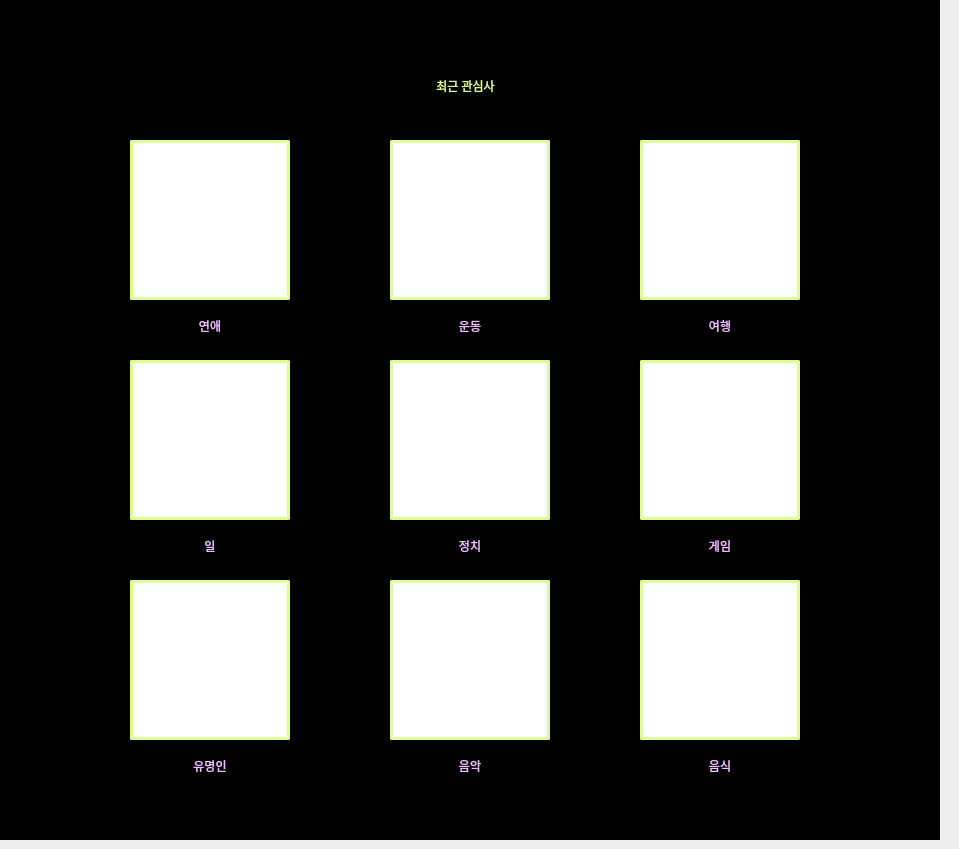
      <widget class="QWidget" name="tab_5">
       <attribute name="title">
        <string>관심사</string>
       </attribute>
       <widget class="QPushButton" name="travel">
        <property name="geometry">
         <rect>
          <x>640</x>
          <y>140</y>
          <width>160</width>
          <height>160</height>
         </rect>
        </property>
        <property name="styleSheet">
         <string notr="true">border-top: none;
border-bottom: 2px solid gray;
background-color: #ffffff; border: 3px solid #ddff92;
color: rgb(255, 255, 255);
border-radius: 2px;</string>
        </property>
        <property name="text">
         <string/>
        </property>
       </widget>
       <widget class="QPushButton" name="food">
        <property name="geometry">
         <rect>
          <x>640</x>
          <y>580</y>
          <width>160</width>
          <height>160</height>
         </rect>
        </property>
        <property name="styleSheet">
         <string notr="true">border-top: none;
border-bottom: 2px solid gray;
background-color: #ffffff; border: 3px solid #ddff92;
color: rgb(255, 255, 255);
border-radius: 2px;</string>
        </property>
        <property name="text">
         <string/>
        </property>
       </widget>
       <widget class="QPushButton" name="music">
        <property name="geometry">
         <rect>
          <x>390</x>
          <y>580</y>
          <width>160</width>
          <height>160</height>
         </rect>
        </property>
        <property name="styleSheet">
         <string notr="true">border-top: none;
border-bottom: 2px solid gray;
background-color: #ffffff; border: 3px solid #ddff92;
color: rgb(255, 255, 255);
border-radius: 2px;</string>
        </property>
        <property name="text">
         <string/>
        </property>
       </widget>
       <widget class="QPushButton" name="entertainer">
        <property name="geometry">
         <rect>
          <x>130</x>
          <y>580</y>
          <width>160</width>
          <height>160</height>
         </rect>
        </property>
        <property name="styleSheet">
         <string notr="true">border-top: none;
border-bottom: 2px solid gray;
background-color: #ffffff; border: 3px solid #ddff92;
color: rgb(255, 255, 255);
border-radius: 2px;</string>
        </property>
        <property name="text">
         <string/>
        </property>
       </widget>
       <widget class="QPushButton" name="sports">
        <property name="geometry">
         <rect>
          <x>390</x>
          <y>140</y>
          <width>160</width>
          <height>160</height>
         </rect>
        </property>
        <property name="styleSheet">
         <string notr="true">border-top: none;
border-bottom: 2px solid gray;
background-color: #ffffff; border: 3px solid #ddff92;
color: rgb(255, 255, 255);
border-radius: 2px;</string>
        </property>
        <property name="text">
         <string/>
        </property>
        <property name="icon">
         <iconset>
          <normaloff>ICON/장르/가족.png</normaloff>ICON/장르/가족.png</iconset>
        </property>
        <property name="iconSize">
         <size>
          <width>100</width>
          <height>100</height>
         </size>
        </property>
       </widget>
       <widget class="QPushButton" name="work">
        <property name="geometry">
         <rect>
          <x>130</x>
          <y>360</y>
          <width>160</width>
          <height>160</height>
         </rect>
        </property>
        <property name="styleSheet">
         <string notr="true">border-top: none;
border-bottom: 2px solid gray;
background-color: #ffffff; border: 3px solid #ddff92;
color: rgb(255, 255, 255);
border-radius: 2px;</string>
        </property>
        <property name="text">
         <string/>
        </property>
       </widget>
       <widget class="QPushButton" name="game">
        <property name="geometry">
         <rect>
          <x>640</x>
          <y>360</y>
          <width>160</width>
          <height>160</height>
         </rect>
        </property>
        <property name="styleSheet">
         <string notr="true">border-top: none;
border-bottom: 2px solid gray;
background-color: #ffffff; border: 3px solid #ddff92;
color: rgb(255, 255, 255);
border-radius: 2px;</string>
        </property>
        <property name="text">
         <string/>
        </property>
       </widget>
       <widget class="QPushButton" name="politic">
        <property name="geometry">
         <rect>
          <x>390</x>
          <y>360</y>
          <width>160</width>
          <height>160</height>
         </rect>
        </property>
        <property name="styleSheet">
         <string notr="true">border-top: none;
border-bottom: 2px solid gray;
background-color: #ffffff; border: 3px solid #ddff92;
color: rgb(255, 255, 255);
border-radius: 2px;</string>
        </property>
        <property name="text">
         <string/>
        </property>
       </widget>
       <widget class="QPushButton" name="love">
        <property name="geometry">
         <rect>
          <x>130</x>
          <y>140</y>
          <width>160</width>
          <height>160</height>
         </rect>
        </property>
        <property name="styleSheet">
         <string notr="true">border-top: none;
border-bottom: 2px solid gray;
background-color: #ffffff; border: 3px solid #ddff92;
color: rgb(255, 255, 255);
border-radius: 2px;</string>
        </property>
        <property name="text">
         <string/>
        </property>
       </widget>
       <widget class="QLabel" name="label_23">
        <property name="geometry">
         <rect>
          <x>130</x>
          <y>50</y>
          <width>671</width>
          <height>71</height>
         </rect>
        </property>
        <property name="styleSheet">
         <string notr="true">font: 30pt &quot;MV Boli&quot;;
color: #ddff92;</string>
        </property>
        <property name="text">
         <string>최근 관심사</string>
        </property>
        <property name="alignment">
         <set>Qt::AlignCenter</set>
        </property>
       </widget>
       <widget class="QLabel" name="label_24">
        <property name="geometry">
         <rect>
          <x>-10</x>
          <y>0</y>
          <width>950</width>
          <height>840</height>
         </rect>
        </property>
        <property name="styleSheet">
         <string notr="true">background-color: rgb(0, 0, 0)</string>
        </property>
        <property name="text">
         <string/>
        </property>
        <property name="pixmap">
         <pixmap>../Desktop/bg1.jpg</pixmap>
        </property>
        <property name="scaledContents">
         <bool>true</bool>
        </property>
       </widget>
       <widget class="QLabel" name="label_38">
        <property name="geometry">
         <rect>
          <x>160</x>
          <y>300</y>
          <width>100</width>
          <height>52</height>
         </rect>
        </property>
        <property name="styleSheet">
         <string notr="true">font: 20pt &quot;MV Boli&quot;;
color: #efbdff;</string>
        </property>
        <property name="text">
         <string>연애</string>
        </property>
        <property name="alignment">
         <set>Qt::AlignCenter</set>
        </property>
       </widget>
       <widget class="QLabel" name="label_39">
        <property name="geometry">
         <rect>
          <x>420</x>
          <y>300</y>
          <width>100</width>
          <height>52</height>
         </rect>
        </property>
        <property name="styleSheet">
         <string notr="true">font: 20pt &quot;MV Boli&quot;;
color: #efbdff;</string>
        </property>
        <property name="text">
         <string>운동</string>
        </property>
        <property name="alignment">
         <set>Qt::AlignCenter</set>
        </property>
       </widget>
       <widget class="QLabel" name="label_40">
        <property name="geometry">
         <rect>
          <x>670</x>
          <y>300</y>
          <width>100</width>
          <height>52</height>
         </rect>
        </property>
        <property name="styleSheet">
         <string notr="true">font: 20pt &quot;MV Boli&quot;;
color: #efbdff;</string>
        </property>
        <property name="text">
         <string>여행</string>
        </property>
        <property name="alignment">
         <set>Qt::AlignCenter</set>
        </property>
       </widget>
       <widget class="QLabel" name="label_41">
        <property name="geometry">
         <rect>
          <x>160</x>
          <y>520</y>
          <width>100</width>
          <height>52</height>
         </rect>
        </property>
        <property name="styleSheet">
         <string notr="true">font: 20pt &quot;MV Boli&quot;;
color: #efbdff;</string>
        </property>
        <property name="text">
         <string>일</string>
        </property>
        <property name="alignment">
         <set>Qt::AlignCenter</set>
        </property>
       </widget>
       <widget class="QLabel" name="label_42">
        <property name="geometry">
         <rect>
          <x>420</x>
          <y>520</y>
          <width>100</width>
          <height>52</height>
         </rect>
        </property>
        <property name="styleSheet">
         <string notr="true">font: 20pt &quot;MV Boli&quot;;
color: #efbdff;</string>
        </property>
        <property name="text">
         <string>정치</string>
        </property>
        <property name="alignment">
         <set>Qt::AlignCenter</set>
        </property>
       </widget>
       <widget class="QLabel" name="label_43">
        <property name="geometry">
         <rect>
          <x>670</x>
          <y>520</y>
          <width>100</width>
          <height>52</height>
         </rect>
        </property>
        <property name="styleSheet">
         <string notr="true">font: 20pt &quot;MV Boli&quot;;
color: #efbdff;</string>
        </property>
        <property name="text">
         <string>게임</string>
        </property>
        <property name="alignment">
         <set>Qt::AlignCenter</set>
        </property>
       </widget>
       <widget class="QLabel" name="label_44">
        <property name="geometry">
         <rect>
          <x>155</x>
          <y>740</y>
          <width>110</width>
          <height>52</height>
         </rect>
        </property>
        <property name="styleSheet">
         <string notr="true">font: 20pt &quot;MV Boli&quot;;
color: #efbdff;</string>
        </property>
        <property name="text">
         <string>유명인</string>
        </property>
        <property name="alignment">
         <set>Qt::AlignCenter</set>
        </property>
       </widget>
       <widget class="QLabel" name="label_45">
        <property name="geometry">
         <rect>
          <x>420</x>
          <y>740</y>
          <width>100</width>
          <height>52</height>
         </rect>
        </property>
        <property name="styleSheet">
         <string notr="true">font: 20pt &quot;MV Boli&quot;;
color: #efbdff;</string>
        </property>
        <property name="text">
         <string>음악</string>
        </property>
        <property name="alignment">
         <set>Qt::AlignCenter</set>
        </property>
       </widget>
       <widget class="QLabel" name="label_46">
        <property name="geometry">
         <rect>
          <x>670</x>
          <y>740</y>
          <width>100</width>
          <height>52</height>
         </rect>
        </property>
        <property name="styleSheet">
         <string notr="true">font: 20pt &quot;MV Boli&quot;;
color: #efbdff;</string>
        </property>
        <property name="text">
         <string>음식</string>
        </property>
        <property name="alignment">
         <set>Qt::AlignCenter</set>
        </property>
       </widget>
       <zorder>label_24</zorder>
       <zorder>travel</zorder>
       <zorder>food</zorder>
       <zorder>music</zorder>
       <zorder>entertainer</zorder>
       <zorder>sports</zorder>
       <zorder>work</zorder>
       <zorder>game</zorder>
       <zorder>politic</zorder>
       <zorder>love</zorder>
       <zorder>label_23</zorder>
       <zorder>label_38</zorder>
       <zorder>label_39</zorder>
       <zorder>label_40</zorder>
       <zorder>label_41</zorder>
       <zorder>label_42</zorder>
       <zorder>label_43</zorder>
       <zorder>label_44</zorder>
       <zorder>label_45</zorder>
       <zorder>label_46</zorder>
      </widget>
